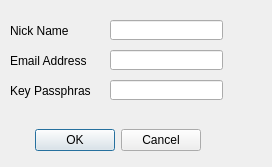
<?xml version="1.0" encoding="UTF-8"?>
<ui version="4.0">
 <class>CreateProfileDialog</class>
 <widget class="QDialog" name="CreateProfileDialog">
  <property name="geometry">
   <rect>
    <x>0</x>
    <y>0</y>
    <width>272</width>
    <height>167</height>
   </rect>
  </property>
  <property name="windowTitle">
   <string>Create Your Profile</string>
  </property>
  <widget class="QDialogButtonBox" name="buttonBox">
   <property name="geometry">
    <rect>
     <x>-20</x>
     <y>120</y>
     <width>221</width>
     <height>41</height>
    </rect>
   </property>
   <property name="orientation">
    <enum>Qt::Horizontal</enum>
   </property>
   <property name="standardButtons">
    <set>QDialogButtonBox::Cancel|QDialogButtonBox::Ok</set>
   </property>
  </widget>
  <widget class="QLabel" name="label">
   <property name="geometry">
    <rect>
     <x>10</x>
     <y>20</y>
     <width>81</width>
     <height>21</height>
    </rect>
   </property>
   <property name="text">
    <string>Nick Name</string>
   </property>
  </widget>
  <widget class="QLineEdit" name="lineEdit">
   <property name="geometry">
    <rect>
     <x>110</x>
     <y>20</y>
     <width>113</width>
     <height>20</height>
    </rect>
   </property>
  </widget>
  <widget class="QLabel" name="label_2">
   <property name="geometry">
    <rect>
     <x>10</x>
     <y>50</y>
     <width>81</width>
     <height>21</height>
    </rect>
   </property>
   <property name="text">
    <string>Email Address</string>
   </property>
  </widget>
  <widget class="QLineEdit" name="lineEdit_2">
   <property name="geometry">
    <rect>
     <x>110</x>
     <y>50</y>
     <width>113</width>
     <height>20</height>
    </rect>
   </property>
  </widget>
  <widget class="QLabel" name="label_3">
   <property name="geometry">
    <rect>
     <x>10</x>
     <y>80</y>
     <width>81</width>
     <height>21</height>
    </rect>
   </property>
   <property name="text">
    <string>Key Passphrase</string>
   </property>
  </widget>
  <widget class="QLineEdit" name="lineEdit_3">
   <property name="geometry">
    <rect>
     <x>110</x>
     <y>80</y>
     <width>113</width>
     <height>20</height>
    </rect>
   </property>
   <property name="echoMode">
    <enum>QLineEdit::Password</enum>
   </property>
  </widget>
 </widget>
 <resources/>
 <connections>
  <connection>
   <sender>buttonBox</sender>
   <signal>accepted()</signal>
   <receiver>CreateProfileDialog</receiver>
   <slot>accept()</slot>
   <hints>
    <hint type="sourcelabel">
     <x>248</x>
     <y>254</y>
    </hint>
    <hint type="destinationlabel">
     <x>157</x>
     <y>274</y>
    </hint>
   </hints>
  </connection>
  <connection>
   <sender>buttonBox</sender>
   <signal>rejected()</signal>
   <receiver>CreateProfileDialog</receiver>
   <slot>reject()</slot>
   <hints>
    <hint type="sourcelabel">
     <x>316</x>
     <y>260</y>
    </hint>
    <hint type="destinationlabel">
     <x>286</x>
     <y>274</y>
    </hint>
   </hints>
  </connection>
 </connections>
</ui>
